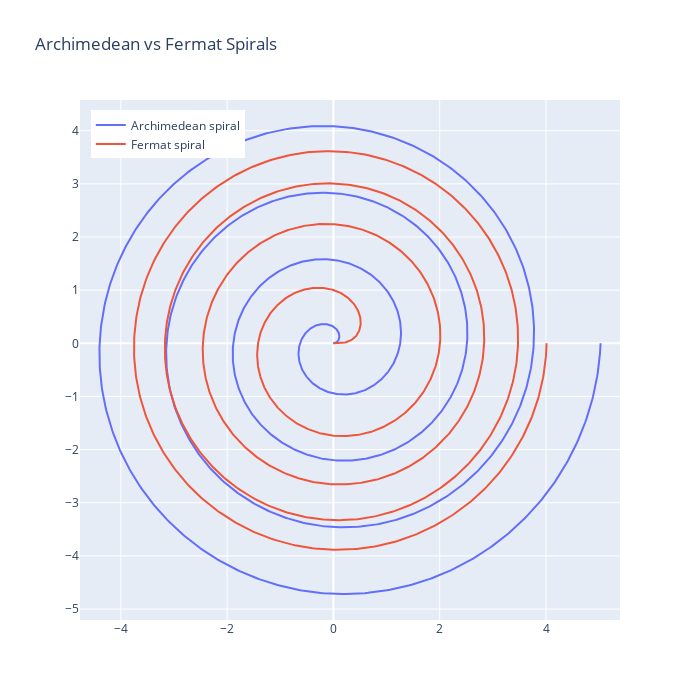

Source (notebook cell):
### Markdown cell above
# Spirals
A playground for Archimidean and Fermat spirals. Inspired by shapes and patterns emerging from mathematical expressions, also found in nature, and probably not in Louis Vuitton and Hermés stores. 

## Archmidean spirals

### Code cell
import numpy as np
import plotly.graph_objects as go

# θ range
theta = np.linspace(0, 8 * np.pi, 2000)

# Archimedean spiral
a1, b1 = 0, 0.2
r_arch = a1 + b1 * theta
x_arch = r_arch * np.cos(theta)
y_arch = r_arch * np.sin(theta)

# Fermat spiral
a2 = 0.8
r_ferm = a2 * np.sqrt(theta)
x_ferm = r_ferm * np.cos(theta)
y_ferm = r_ferm * np.sin(theta)

# Interactive plot
fig = go.Figure()

fig.add_trace(go.Scatter(
    x=x_arch, y=y_arch,
    mode='lines',
    name='Archimedean spiral'
))
fig.add_trace(go.Scatter(
    x=x_ferm, y=y_ferm,
    mode='lines',
    name='Fermat spiral'
))

fig.update_layout(
    title='Archimedean vs Fermat Spirals',
    xaxis=dict(showgrid=True, zeroline=True),
    yaxis=dict(showgrid=True, zeroline=True, scaleanchor='x', scaleratio=1),
    width=700, height=700,
    legend=dict(x=0.02, y=0.98)
)

fig.show()

### Figure 1 — Plotly figure (JSON) as saved in the notebook; plotly's stock layout.template omitted (floating-point values rounded to 4 significant figures; data arrays with more than 128 entries replaced by an {"elided": "..."} marker saying what was removed)
{"data": [{"mode": "lines", "name": "Archimedean spiral", "type": "scatter", "x": {"elided": "2000 float values"}, "y": {"elided": "2000 float values"}}, {"mode": "lines", "name": "Fermat spiral", "type": "scatter", "x": {"elided": "2000 float values"}, "y": {"elided": "2000 float values"}}], "layout": {"height": 700, "legend": {"x": 0.02, "y": 0.98}, "title": {"text": "Archimedean vs Fermat Spirals"}, "width": 700, "xaxis": {"showgrid": true, "zeroline": true}, "yaxis": {"scaleanchor": "x", "scaleratio": 1, "showgrid": true, "zeroline": true}}}
